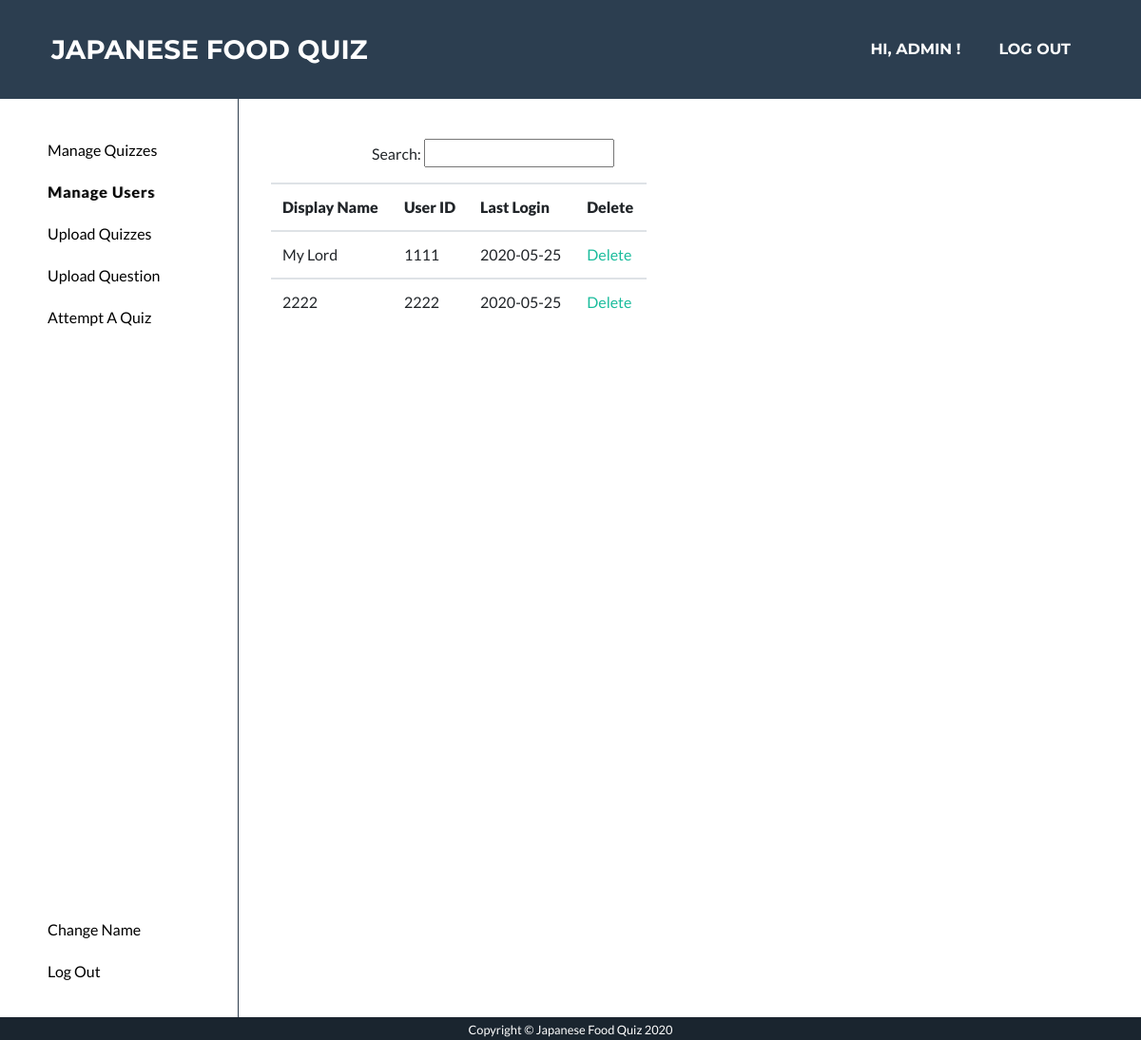
Page /manage_user (signed in) on the earlier database version.
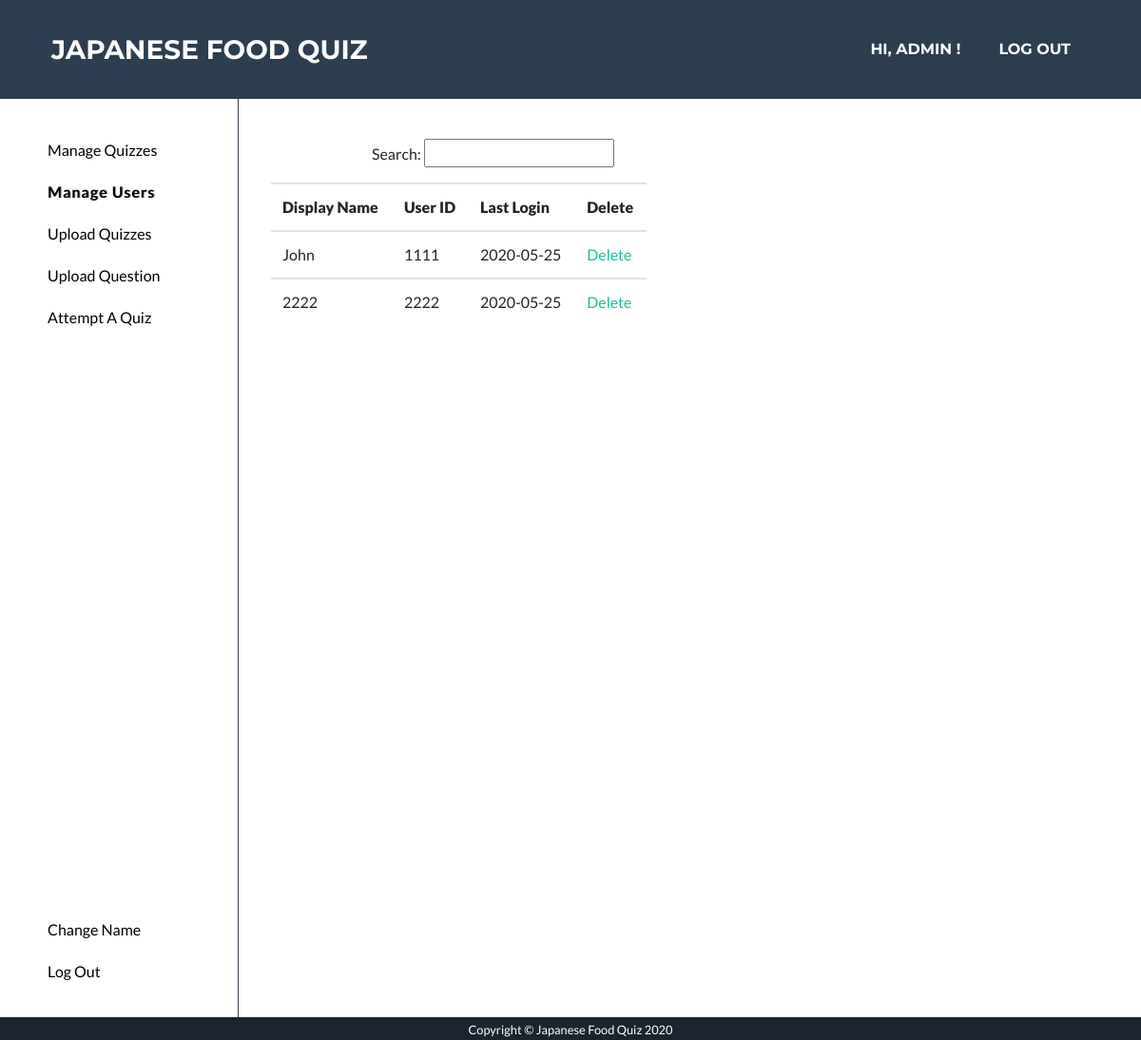
Same page on the later database version.
### app/models.py (models this page shows, shortened)
class User(UserMixin, db.Model):
    __table_args__ = {'extend_existing': True}
    id = db.Column(db.String, primary_key=True)
    email = db.Column(db.String(128))
    name = db.Column(db.String(128))
    password_hash = db.Column(db.String(128))
    status = db.Column(db.String)
    last_login = db.Column(db.DATE, nullable=False, default=datetime.now)

### app/routes.py (the view)
@app.route('/manage_user')
@login_required
def manage_user():
	user = current_user
	if user.id != '1111111':
		return redirect('/admin')
	users = User.query.filter(User.id!="1111111")
	return render_template('manage_user.html', users=users, username=current_user.name)

### app/models.py (called while the page is built)
@login.user_loader
def load_user(id):
    user = User.query.filter_by(id=(int(id))).first()
    return user

### app/templates/manage_user.html (shortened to what this page needs)
<!DOCTYPE html>
<html lang="en">
  <head>
    <link href="/static/style.css" rel="stylesheet" />
    <link rel="stylesheet" type="text/css" href="static/default.css" />
    <link rel="stylesheet" type="text/css" href="static/admin_page.css" />
    {% extends 'base.html' %} {% block content %}
    <div class="main">
      <div class="navbar2">
        <ul class="nav_ul2">
          <li class="nav_list2">
            <a href="/manage_quiz"><button>Manage Quizzes</button> </a>
          </li>
          <li class="nav_list2">
            <a href="/manage_user"><button class="highlight_m_user">Manage Users</button> </a>
          </li>
          <li class="nav_list2">
            <a href="/upload_question_set"><button>Upload Quizzes</button> </a>
          </li>
          <li class="nav_list2">
            <a href="/upload_quiz"><button>Upload Question</button></a>
          </li>
          <li class="nav_list2">
            <a href="/qs"><button>Attempt A Quiz </button></a>
          </li>
          <li class="nav_list2_bottom">
            <a href="/user_change_name"><button>Change Name</button></a>
        </li>
          <li class="nav_list2"><a href="/logout"><button>Log Out</button></a></li>
        </ul>
      </div>
      <div class="main_part">
          <p class="search">Search: <input type="text" /></p>
          <div class="flex_list container">
          <table class="table">
              <tr>
                  <th><strong>Display Name</strong></th>
                  <th><strong>User ID</strong></th>
                  <th><strong>Last Login</strong></th>
                  <th><strong>Delete</strong></th>
              </tr>
               {% for user in users %}
                  <tr>
                          <td>{{ user.name }}</td>
                          <td>{{ user.id }}</td>
                          <td>{{ user.last_login }}</td>
                          <td><a href="/update?id={{ user.id }}">Delete</a></td>
                  </tr>
               {% endfor %}
          </table>
          </div>
      </div>
    </div>
    {% endblock %}

Differences in the rows shown:
changed User id 1111: name "My Lord" → "John"
